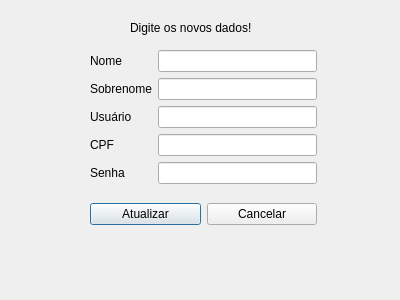
<?xml version="1.0" encoding="UTF-8"?>
<ui version="4.0">
 <class>UpdateUserWindow</class>
 <widget class="QDialog" name="UpdateUserWindow">
  <property name="geometry">
   <rect>
    <x>0</x>
    <y>0</y>
    <width>400</width>
    <height>300</height>
   </rect>
  </property>
  <property name="windowTitle">
   <string>Atualizar Cadastro</string>
  </property>
  <widget class="QLabel" name="label_5">
   <property name="geometry">
    <rect>
     <x>130</x>
     <y>20</y>
     <width>161</width>
     <height>16</height>
    </rect>
   </property>
   <property name="text">
    <string>Digite os novos dados!</string>
   </property>
  </widget>
  <widget class="QWidget" name="">
   <property name="geometry">
    <rect>
     <x>90</x>
     <y>50</y>
     <width>227</width>
     <height>175</height>
    </rect>
   </property>
   <layout class="QVBoxLayout" name="verticalLayout">
    <item>
     <layout class="QFormLayout" name="formLayout">
      <item row="0" column="0">
       <widget class="QLabel" name="label">
        <property name="text">
         <string>Nome</string>
        </property>
       </widget>
      </item>
      <item row="0" column="1">
       <widget class="QLineEdit" name="nome_txt"/>
      </item>
      <item row="1" column="0">
       <widget class="QLabel" name="label_2">
        <property name="text">
         <string>Sobrenome</string>
        </property>
       </widget>
      </item>
      <item row="1" column="1">
       <widget class="QLineEdit" name="sobrenome_txt"/>
      </item>
      <item row="2" column="0">
       <widget class="QLabel" name="label_3">
        <property name="text">
         <string>Usuário</string>
        </property>
       </widget>
      </item>
      <item row="2" column="1">
       <widget class="QLineEdit" name="nickname_txt"/>
      </item>
      <item row="3" column="0">
       <widget class="QLabel" name="label_4">
        <property name="text">
         <string>CPF</string>
        </property>
       </widget>
      </item>
      <item row="3" column="1">
       <widget class="QLineEdit" name="cpf_txt"/>
      </item>
      <item row="4" column="0">
       <widget class="QLabel" name="label_6">
        <property name="text">
         <string>Senha</string>
        </property>
       </widget>
      </item>
      <item row="4" column="1">
       <widget class="QLineEdit" name="senha_txt">
        <property name="echoMode">
         <enum>QLineEdit::Password</enum>
        </property>
       </widget>
      </item>
     </layout>
    </item>
    <item>
     <layout class="QHBoxLayout" name="horizontalLayout_2">
      <item>
       <widget class="QPushButton" name="update_btn">
        <property name="text">
         <string>Atualizar</string>
        </property>
       </widget>
      </item>
      <item>
       <widget class="QPushButton" name="cancela_btn">
        <property name="text">
         <string>Cancelar</string>
        </property>
       </widget>
      </item>
     </layout>
    </item>
   </layout>
  </widget>
 </widget>
 <resources/>
 <connections/>
</ui>
